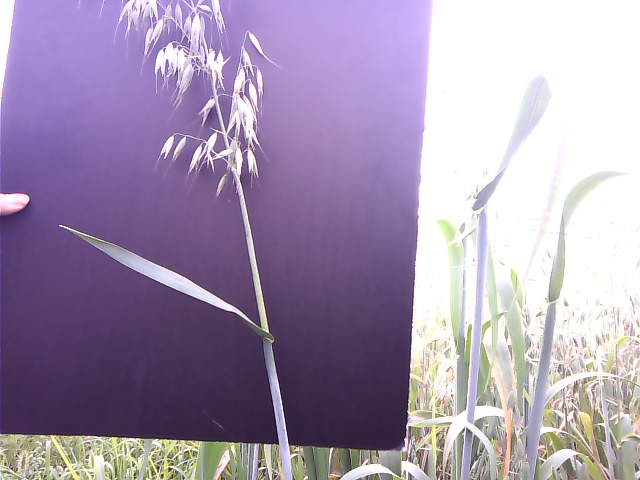
#> input picture data/01_colors_image_7.png, 640 x 480 px
$ python plant_canny.py
#> lines starting #> are read from the running program, lines starting #| are printed output that depends on the picture; after the words box and inside, x2 and y2 are one past the last pixel; in counts of white or black regions, pixels touching at a corner belong together
import cv2
import numpy as np
import matplotlib.pyplot as plt
# 利用颜色阈值进行分割 2024.7.1
# 加载图像
image_path = "data/01_colors_image_7.png"
image = cv2.imread(image_path)
#> image is the input picture: shape (480, 640, 3); mean B, G, R 175.6, 148.9, 164.3
image_rgb = cv2.cvtColor(image, cv2.COLOR_BGR2RGB)

# 转换为灰度图像
gray = cv2.cvtColor(image, cv2.COLOR_BGR2GRAY)
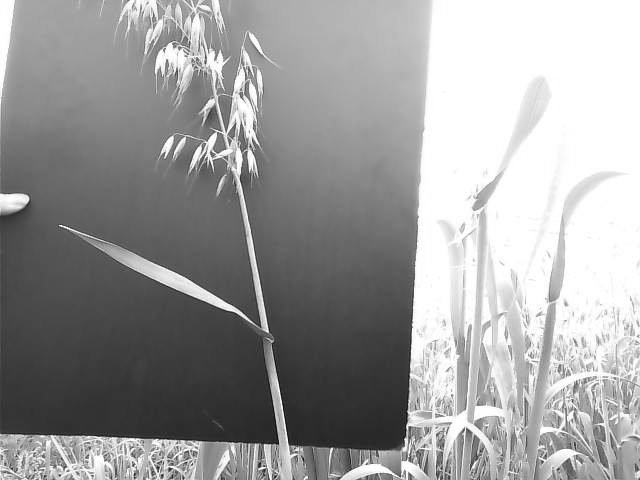
#> gray: shape (480, 640); min 4, max 255, mean 156.6

# 应用高斯模糊
blurred = cv2.GaussianBlur(gray, (5, 5), 0)

# 使用Canny边缘检测
edges = cv2.Canny(blurred, 50, 150)
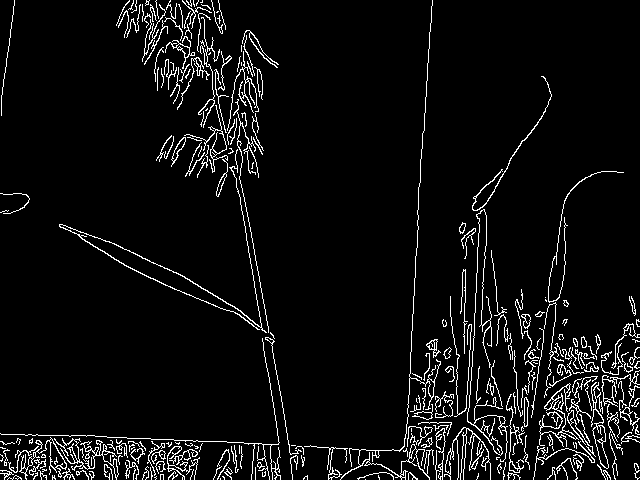
#> edges: shape (480, 640); 5.7% white in thin lines or dots

# 转换为HSV颜色空间
hsv = cv2.cvtColor(image, cv2.COLOR_BGR2HSV)
#> hsv: shape (480, 640, 3); mean H, S, V 96.4, 60.9, 179.8

# 定义找到的绿色范围的阈值
# lower_green = np.array([0, 0, 0])
# upper_green = np.array([129, 62, 255])
lower_green = np.array([127, 63, 0])
upper_green = np.array([179, 255, 255])
# 创建绿色范围的掩码
mask = cv2.inRange(hsv, lower_green, upper_green)
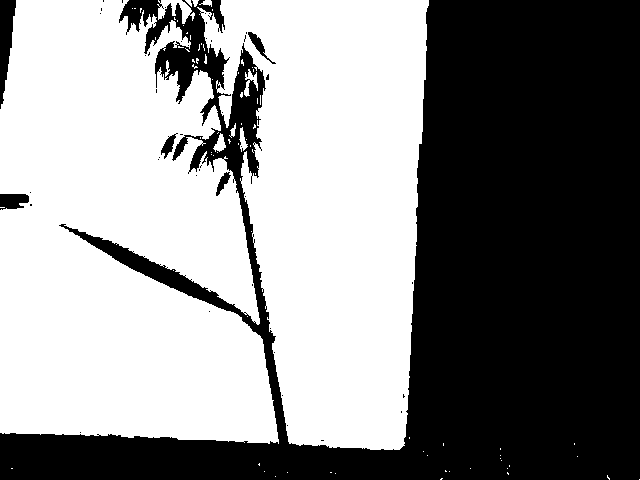
#> mask: shape (480, 640); 54.8% white; 46 black regions (40 under 20 px), largest, box (x1, y1, x2, y2) and area: (0, 0, 640, 480) 136770, (0, 0, 16, 109) 1023, (0, 194, 29, 210) 375, (248, 32, 276, 64) 201, (161, 133, 178, 159) 173, (216, 172, 231, 196) 144

# 结合边缘检测结果和颜色阈值结果
combined_mask = cv2.bitwise_and(mask, edges)
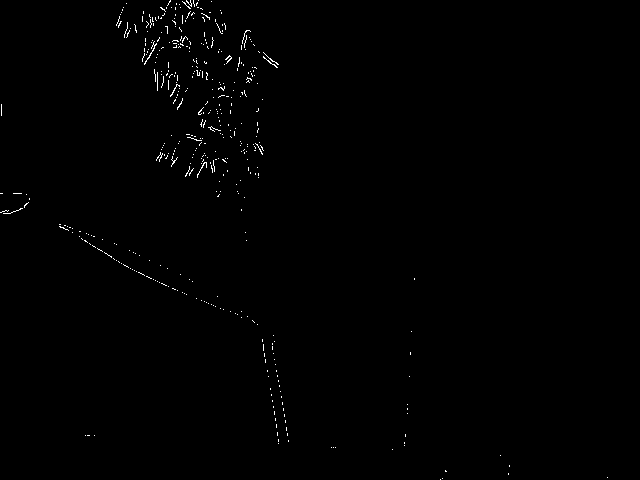
#> combined_mask: shape (480, 640); 0.51% white in thin lines or dots

# 反转掩码（使植物为白色，背景为黑色）
inverted_mask = cv2.bitwise_not(mask)

# 应用形态学操作来去噪
kernel = np.ones((5, 5), np.uint8)
mask_opening = cv2.morphologyEx(edges, cv2.MORPH_OPEN, kernel, iterations=2)
#> mask_opening: shape (480, 640); every value is 0
mask_closing = cv2.morphologyEx(mask_opening, cv2.MORPH_CLOSE, kernel, iterations=2)

# 找到轮廓
contours, _ = cv2.findContours(mask_closing, cv2.RETR_EXTERNAL, cv2.CHAIN_APPROX_SIMPLE)
#> contours = []

# 创建一个空白图像用于绘制轮廓
output = np.zeros_like(image_rgb)

# 绘制轮廓
cv2.drawContours(output, contours, -1, (0, 255, 0), 3)
#> output: shape (480, 640, 3); every value is 0

# 在原图上应用掩码
result = cv2.bitwise_and(image_rgb, image_rgb, mask=inverted_mask)
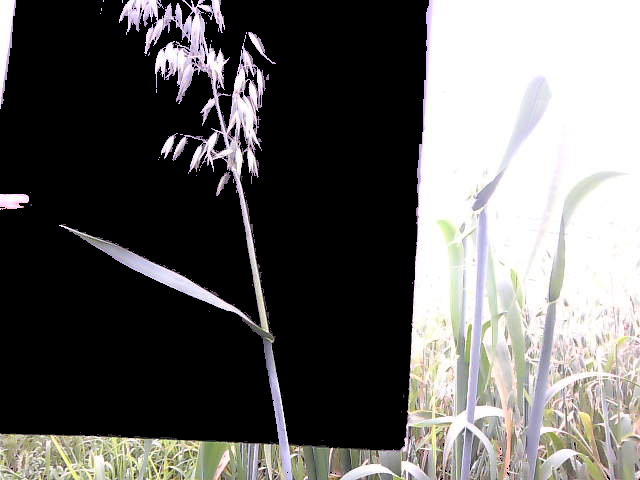
#> result: shape (480, 640, 3); mean R, G, B 100.2, 98.7, 97.5


# 显示原图、边缘检测结果、掩码和最终结果
plt.figure(figsize=(20, 10))
plt.subplot(2, 3, 1)
plt.title('Original Image')
plt.imshow(image_rgb)
plt.axis('off')

plt.subplot(2, 3, 2)
plt.title('Edge Detection')
plt.imshow(edges, cmap='gray')
plt.axis('off')

plt.subplot(2, 3, 3)
plt.title('HSV Mask')
plt.imshow(mask, cmap='gray')
plt.axis('off')

plt.subplot(2, 3, 4)
plt.title('Combined Mask')
plt.imshow(combined_mask, cmap='gray')
plt.axis('off')

plt.subplot(2, 3, 5)
plt.title('Inverted Mask')
plt.imshow(inverted_mask, cmap='gray')
plt.axis('off')

plt.subplot(2, 3, 6)
plt.title('Segmented Plant')
plt.imshow(result)
plt.axis('off')

plt.show()

$ run again, with data/01_color_image_480.png copied over data/01_colors_image_7.png
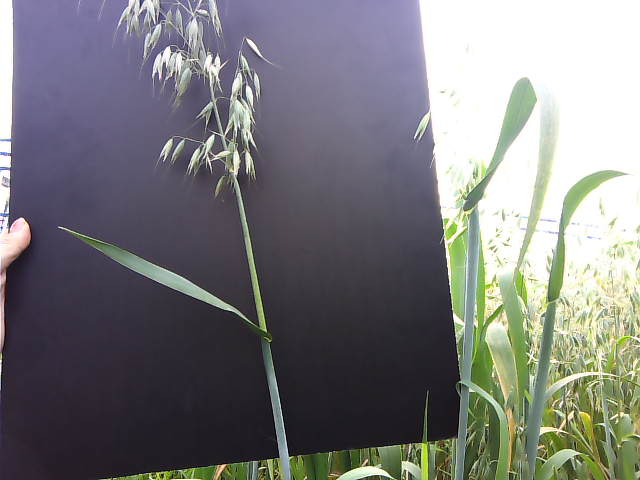
#> input picture data/01_color_image_480.png, 640 x 480 px
#> image is the input picture: shape (480, 640, 3); mean B, G, R 123.3, 121.5, 121.6
#> `edges = cv2.Canny(blurred, 50, 150)`:
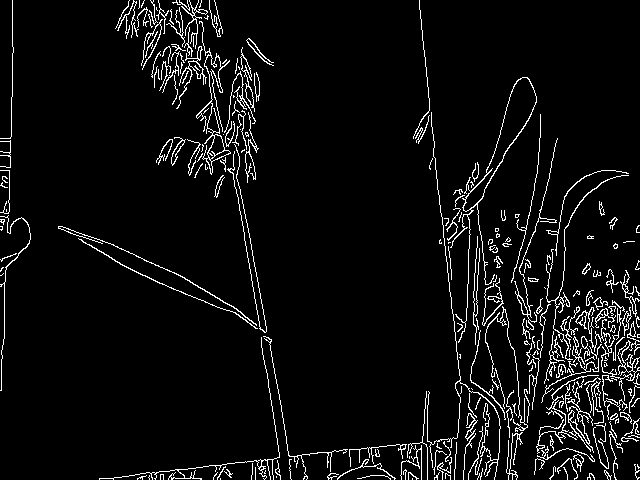
#> edges: shape (480, 640); 5.4% white in thin lines or dots
#> hsv: shape (480, 640, 3); mean H, S, V 93.6, 46.3, 132.4
#> mask: shape (480, 640); 6.4% white; 238 white regions (215 under 20 px), largest, box (x1, y1, x2, y2) and area: (0, 184, 144, 480) 17506, (96, 136, 128, 144) 256, (64, 192, 80, 200) 128
#> combined_mask: shape (480, 640); 0.02% white in thin lines or dots, all inside (x1, y1, x2, y2) = (1, 13, 427, 464)
#> mask_opening: shape (480, 640); every value is 0
#> contours = []
#> output: shape (480, 640, 3); every value is 0
#> `result = cv2.bitwise_and(image_rgb, image_rgb, mask=inverted_mask)`:
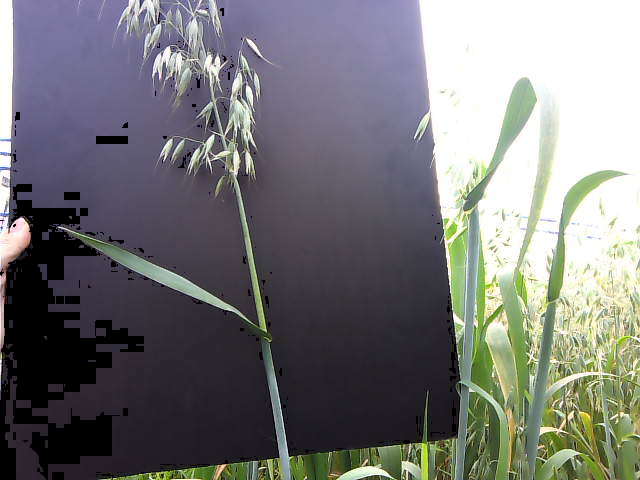
#> result: shape (480, 640, 3); mean R, G, B 118.2, 118.7, 119.4
